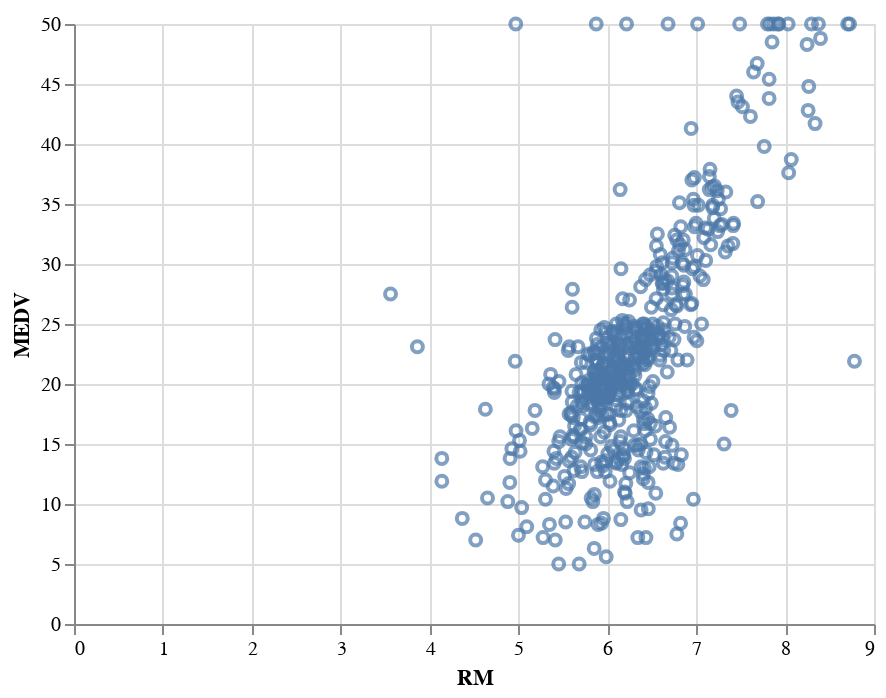

Notebook cell for this chart:
### Code cell
# importing libraries
import altair as alt
  
# making the scatter plot
scatter = alt.Chart(housing_data).mark_point().encode(x='RM',y='MEDV')
scatter

### Figure 1 — Vega-Lite specification as saved in the notebook (floating-point values rounded to 4 significant figures; data arrays with more than 128 entries replaced by an {"elided": "..."} marker saying what was removed)
{"config": {"view": {"continuousWidth": 400, "continuousHeight": 300}}, "data": {"name": "data-29247cd83fc15e7e8b2c73e99d0bc786"}, "mark": "point", "encoding": {"x": {"field": "RM", "type": "quantitative"}, "y": {"field": "MEDV", "type": "quantitative"}}, "$schema": "https://vega.github.io/schema/vega-lite/v4.17.0.json", "datasets": {"data-29247cd83fc15e7e8b2c73e99d0bc786": {"elided": "506 records"}}}
